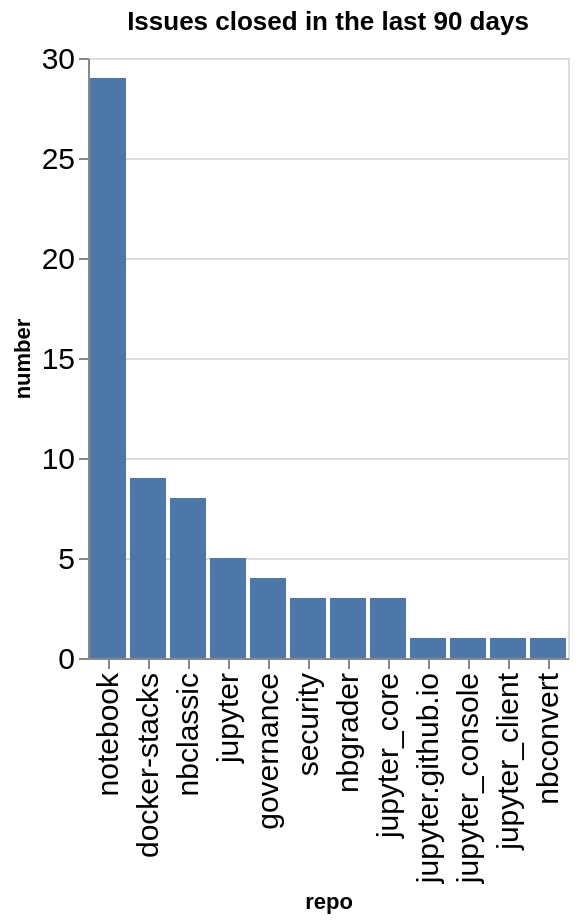

Notebook cell for this chart:
### Code cell
closed_counts = closed.groupby(['org', 'repo']).count()['number'].reset_index()
closed_counts['org/repo'] = closed_counts.apply(lambda a: a['org'] + '/' + a['repo'], axis=1)
sorted_vals = closed_counts.sort_values(['number'], ascending=False)['repo'].values
alt.Chart(data=closed_counts, title=f"Issues closed in the last {n_days} days").mark_bar().encode(
    x=alt.X('repo', sort=alt.Sort(sorted_vals.tolist())),
    y='number',
)

### Figure 1 — Vega-Lite specification as saved in the notebook (floating-point values rounded to 4 significant figures)
{"config": {"axisLeft": {"labelFontSize": 15}, "axisBottom": {"labelFontSize": 15}}, "data": {"name": "data-0e376ee4bfc390a237b7d9dde3beff07"}, "mark": {"type": "bar"}, "encoding": {"x": {"field": "repo", "sort": ["notebook", "docker-stacks", "nbclassic", "jupyter", "governance", "security", "nbgrader", "jupyter_core", "jupyter.github.io", "jupyter_console", "jupyter_client", "nbconvert"], "type": "nominal"}, "y": {"field": "number", "type": "quantitative"}}, "title": "Issues closed in the last 90 days", "$schema": "https://vega.github.io/schema/vega-lite/v5.20.1.json", "datasets": {"data-0e376ee4bfc390a237b7d9dde3beff07": [{"org": "jupyter", "repo": "docker-stacks", "number": 9, "org/repo": "jupyter/docker-stacks"}, {"org": "jupyter", "repo": "governance", "number": 4, "org/repo": "jupyter/governance"}, {"org": "jupyter", "repo": "jupyter", "number": 5, "org/repo": "jupyter/jupyter"}, {"org": "jupyter", "repo": "jupyter.github.io", "number": 1, "org/repo": "jupyter/jupyter.github.io"}, {"org": "jupyter", "repo": "jupyter_client", "number": 1, "org/repo": "jupyter/jupyter_client"}, {"org": "jupyter", "repo": "jupyter_console", "number": 1, "org/repo": "jupyter/jupyter_console"}, {"org": "jupyter", "repo": "jupyter_core", "number": 3, "org/repo": "jupyter/jupyter_core"}, {"org": "jupyter", "repo": "nbclassic", "number": 8, "org/repo": "jupyter/nbclassic"}, {"org": "jupyter", "repo": "nbconvert", "number": 1, "org/repo": "jupyter/nbconvert"}, {"org": "jupyter", "repo": "nbgrader", "number": 3, "org/repo": "jupyter/nbgrader"}, {"org": "jupyter", "repo": "notebook", "number": 29, "org/repo": "jupyter/notebook"}, {"org": "jupyter", "repo": "security", "number": 3, "org/repo": "jupyter/security"}]}}
